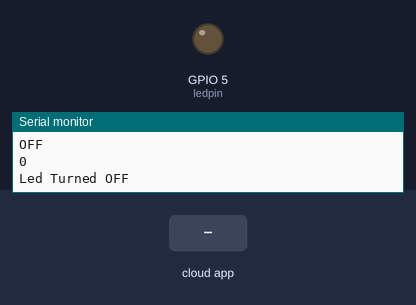
A sketch run on a simulated ESP32. On the bench: output pins drawn as LEDs (lit = HIGH), the last lines printed to the serial monitor. The test bench sets the inputs (shaded band). WiFi joins after 1.5 s; servers stay silent unless stated; the Firebase database answers and starts empty.

Above: at 3.8 s.
3.9 s: the phone or cloud app sets LED_STATUS to ON
At 5.4 s:
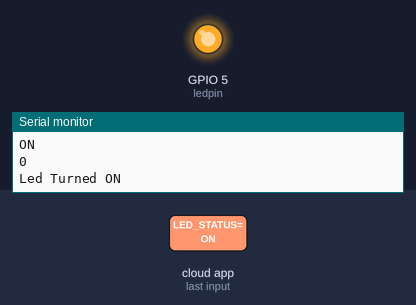
5.7 s: the phone or cloud app sets LED_STATUS to OFF
At 7.4 s:
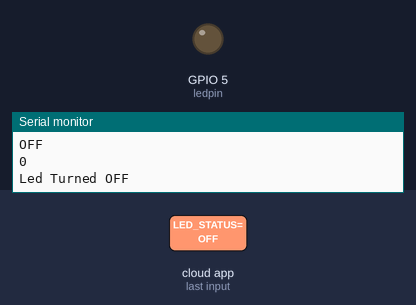
Timing chart, 0 to 8.9 s (numbered marks = the images above; inputs shaded):
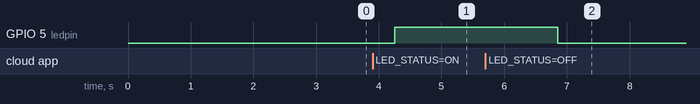

Measured:
- after the input at 3.9 s, GPIO 5 (ledpin): LOW → HIGH after 0.35 s
- after the input at 5.7 s, GPIO 5 (ledpin): HIGH → LOW after 1.2 s

The sketch:

firebase002.ino
```cpp
#include <WiFi.h>                                 // esp32 library
#include <FirebaseESP32.h>                        // firebase library

#define FIREBASE_HOST "https://esp32-led01.firebaseio.com/"   // the project name address from firebase id
#define FIREBASE_AUTH "MZYoPuL5wC3jFl3uKHZ8rkwUZYUnYYvMPEL1BEWJ"                          // the secret key generated from firebase
#define WIFI_SSID "Purple Cow 2"                                // input your home or public wifi name
#define WIFI_PASSWORD "indiana0623"                            // password of wifi ssid

String fireString = "";                                          // led status received from firebase
int steps_rec = 0;
int ledpin = 5;

//Define FirebaseESP32 data object
FirebaseData firebaseData;

void setup() {
  Serial.begin(9600);
  delay(1000);
  pinMode(ledpin, OUTPUT);
  WiFi.begin(WIFI_SSID, WIFI_PASSWORD);                          // try to connect with wifi

  Serial.print("Connecting to ");
  Serial.print(WIFI_SSID);
  while (WiFi.status() != WL_CONNECTED) {
    Serial.print(".");
    delay(500);
  }

  Serial.println();
  Serial.print("Connected to ");
  Serial.println(WIFI_SSID);
  Serial.print("IP Address is : ");
  Serial.println(WiFi.localIP());                                // print local IP address
  Firebase.begin(FIREBASE_HOST, FIREBASE_AUTH);                  // connect to firebase
  Firebase.reconnectWiFi(true);
  Firebase.set(firebaseData, "/LED_STATUS", "OFF");              // set initial string of "OFF"
}

void loop() {

  Firebase.get(firebaseData, "/LED_STATUS");                     // get led status input from firebase
  fireString = firebaseData.stringData();                        // change to e.g. intData() or boolData()
  Serial.println(fireString);

  Firebase.get(firebaseData, "/Steps");                     // get variable input from firebase
  steps_rec = firebaseData.intData();                        // change to e.g. stringData() or boolData()
  Serial.println(steps_rec);


  if (fireString == "ON") {                    // compare the input of led status received from firebase
    Serial.println("Led Turned ON");
    digitalWrite(ledpin, HIGH);                // make output led ON
  }

  else if (fireString == "OFF") {              // compare the input of led status received from firebase
    Serial.println("Led Turned OFF");
    digitalWrite(ledpin, LOW);                 // make output led OFF
  }

  else {
    Serial.println("Please send ON/OFF");
  }

  delay(1000);                                 // not strictly necessary
}
```
